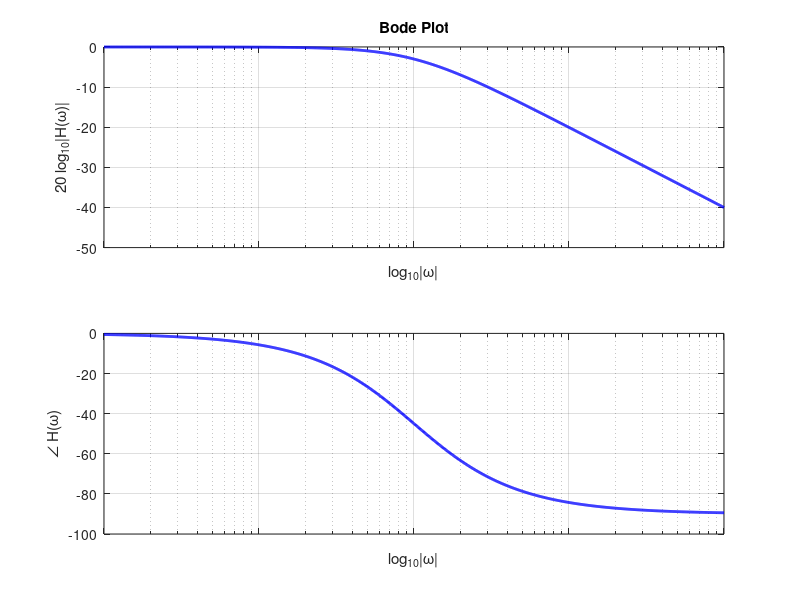

The MATLAB source for this figure:
sys = tf(1,[1 1]);
[mag,phase,wout] = bode(sys);

figure(1), 
    subplot(2,1,1)
    semilogx(wout, 20*log10(squeeze(mag)), '-b', 'LineWidth',2)
    grid on
    set(gca,'xticklabel',{[]})
    ylabel('20 log_{10}|H(\omega)|')
    xlabel('log_{10}|\omega|')
    title('Bode Plot')

subplot(2,1,2)
    semilogx(wout, squeeze(phase), '-b', 'LineWidth',2)
    grid on 
    set(gca,'xticklabel',{[]})
    ylabel('\angle H(\omega)')
    xlabel('log_{10}|\omega|')
  
print -dpng 'lecture30_lpf_bode.png'
    